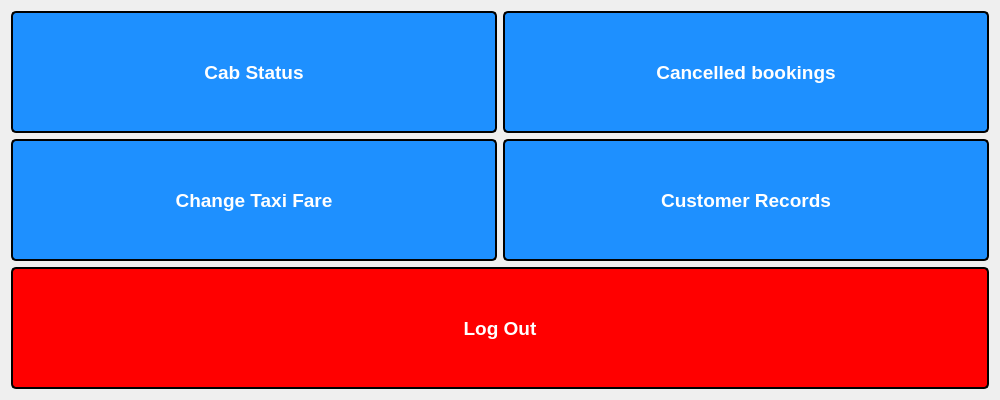
<?xml version="1.0" encoding="UTF-8"?>
<ui version="4.0">
 <class>Admin_services</class>
 <widget class="QDialog" name="Admin_services">
  <property name="geometry">
   <rect>
    <x>0</x>
    <y>0</y>
    <width>1000</width>
    <height>400</height>
   </rect>
  </property>
  <property name="windowTitle">
   <string>Admin Services</string>
  </property>
  <property name="styleSheet">
   <string notr="true">QPushButton {
  background-color: #1E90FF;
  color: white;
  border-radius: 5px;
  padding: 10px;
  font-weight: bold;
  border: 2px solid black;
}

QPushButton:hover {
  background-color: rgb(166, 98, 200);
  font-style: italic;
  border: 2px solid white;
  color:black;
}

QPushButton:pressed {
  background-color: #008080;
  font-weight: bold;
  color: white;
  border: 2px solid white;
}
</string>
  </property>
  <layout class="QGridLayout" name="gridLayout">
   <item row="1" column="2" colspan="2">
    <widget class="QPushButton" name="pushButton_admin_canceledbookings">
     <property name="sizePolicy">
      <sizepolicy hsizetype="Minimum" vsizetype="Preferred">
       <horstretch>0</horstretch>
       <verstretch>0</verstretch>
      </sizepolicy>
     </property>
     <property name="font">
      <font>
       <pointsize>14</pointsize>
       <bold>true</bold>
      </font>
     </property>
     <property name="text">
      <string>Cancelled bookings</string>
     </property>
    </widget>
   </item>
   <item row="1" column="0" colspan="2">
    <widget class="QPushButton" name="pushButton_admin_cabstatus">
     <property name="sizePolicy">
      <sizepolicy hsizetype="Minimum" vsizetype="Preferred">
       <horstretch>0</horstretch>
       <verstretch>0</verstretch>
      </sizepolicy>
     </property>
     <property name="font">
      <font>
       <pointsize>14</pointsize>
       <bold>true</bold>
      </font>
     </property>
     <property name="text">
      <string>Cab Status</string>
     </property>
    </widget>
   </item>
   <item row="2" column="0" colspan="2">
    <widget class="QPushButton" name="pushButton_admin_changefare">
     <property name="sizePolicy">
      <sizepolicy hsizetype="Minimum" vsizetype="Preferred">
       <horstretch>0</horstretch>
       <verstretch>0</verstretch>
      </sizepolicy>
     </property>
     <property name="font">
      <font>
       <pointsize>14</pointsize>
       <bold>true</bold>
      </font>
     </property>
     <property name="text">
      <string>Change Taxi Fare</string>
     </property>
    </widget>
   </item>
   <item row="3" column="0" colspan="4">
    <widget class="QPushButton" name="pushButton_admin_logout">
     <property name="sizePolicy">
      <sizepolicy hsizetype="Minimum" vsizetype="Preferred">
       <horstretch>0</horstretch>
       <verstretch>0</verstretch>
      </sizepolicy>
     </property>
     <property name="font">
      <font>
       <pointsize>14</pointsize>
       <bold>true</bold>
      </font>
     </property>
     <property name="styleSheet">
      <string notr="true">QPushButton {
  background-color: red;
  color: white;
  border-radius: 5px;
  padding: 10px;
  font-weight: bold;
  border: 2px solid black;
}

QPushButton:hover {
  background-color: rgb(166, 98, 200);
  font-style: italic;
  border: 2px solid white;
color:black;
}

QPushButton:pressed {
  background-color: #008080;
  font-weight: bold;
  color: white;
  border: 2px solid white;
}
</string>
     </property>
     <property name="text">
      <string>Log Out</string>
     </property>
    </widget>
   </item>
   <item row="2" column="2" colspan="2">
    <widget class="QPushButton" name="pushButton_admin_customerrecord">
     <property name="sizePolicy">
      <sizepolicy hsizetype="Minimum" vsizetype="Preferred">
       <horstretch>0</horstretch>
       <verstretch>0</verstretch>
      </sizepolicy>
     </property>
     <property name="font">
      <font>
       <pointsize>14</pointsize>
       <bold>true</bold>
      </font>
     </property>
     <property name="text">
      <string>Customer Records</string>
     </property>
    </widget>
   </item>
  </layout>
 </widget>
 <resources/>
 <connections/>
</ui>
